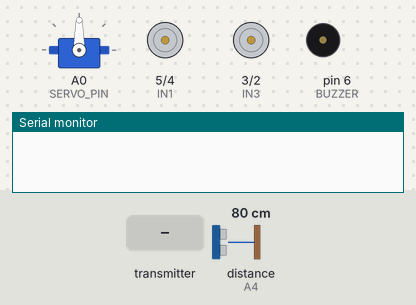
Bench run of a sketch on a simulated Arduino Uno, built with avr-gcc and run on an emulated ATmega328P. On the bench: servo, motor-driver pin pairs drawn as motors (green arrow = first pin HIGH = forward, orange = second pin HIGH = backward, longer = more drive, scaled by the enable pin), buzzer (waves = sounding, pin HIGH), the last lines printed to the serial monitor. Wiring (inferred from the names in the program): ultrasonic range finder: trigger A3; echo A4. Inputs (shaded band) come from the test bench; at power-on: distance to the obstacle (sensor on A4) 80 cm. The echo pulse lasts 58.3 µs per cm; no radio packets arrive unless stated; pins used as bus, display or sensor lines are not drawn.

Above: at 1.2 s.
1.3 s: the transmitter starts sending dance = 1
At 1.9 s:
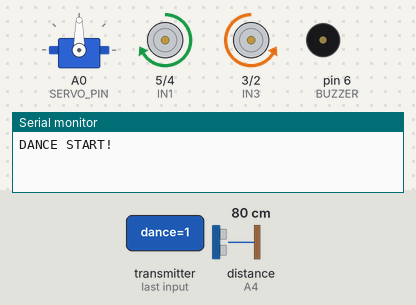
7.3 s: the transmitter starts sending accel = 256
At 8.6 s:
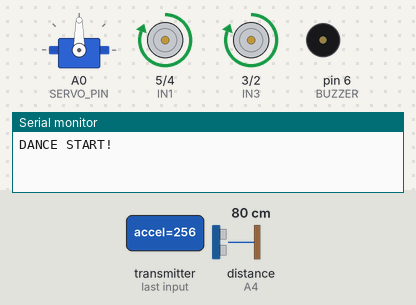
9.0 s: distance to the obstacle (sensor on A4) set to 23 cm
10.5 s: distance to the obstacle (sensor on A4) set to 18 cm
At 10.71 s:
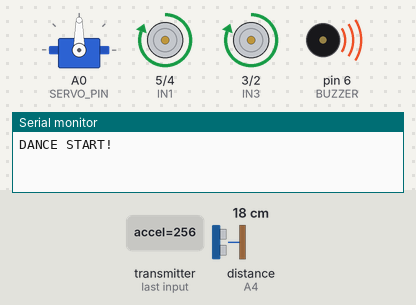
13.5 s: the transmitter starts sending brake = 512
At 14.86 s:
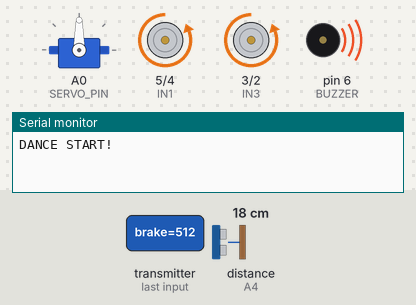
16.5 s: the transmitter starts sending steer = 256
At 17.35 s:
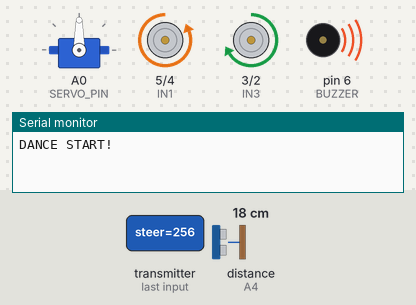
Timing chart, 0 to 20.5 s (numbered marks = the images above; inputs shaded):
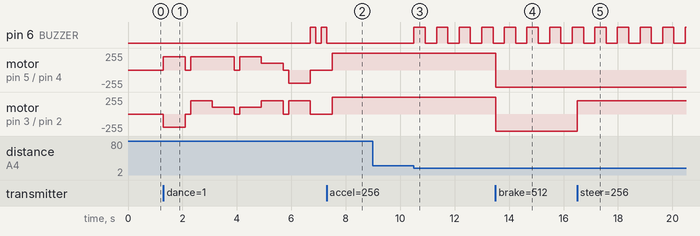

The sketch:

reciver_psn.ino
```cpp
#include <SPI.h>
#include <RF24.h>
#include <Servo.h>

RF24 radio(7, 11);
const byte address[6] = "00001";

// Pini PWM
#define IN1 5
#define IN2 4
#define IN3 3
#define IN4 2

#define ENA 9  // PWM pentru motoare stanga
#define ENB 10 // PWM pentru motoare dreapta

#define SERVO_PIN A0
#define TRIG A3
#define ECHO A4
#define BUZZER 6

Servo scanner;

struct Packet {
  int accel;
  int brake;
  int steer;
  bool dance;
};

Packet data;

// Variabile pentru cronometrare Bip-Bip (fara delay)
unsigned long lastBuzzerTime = 0;
//int buzzerState = LOW;
const long buzzerInterval = 150; // Cat de des face bip (milisecunde)
bool buzzerState = false;


long getDistance() {
  digitalWrite(TRIG, LOW);
  delayMicroseconds(2);
  digitalWrite(TRIG, HIGH);
  delayMicroseconds(10);
  digitalWrite(TRIG, LOW);
  long duration = pulseIn(ECHO, HIGH, 30000);
  if (duration == 0) return 999;
  return duration * 0.034 / 2;
}

// Logica Motoare (Cablajul tau: Stanga IN2=Fata / Dreapta IN3=Fata)
void motors(int left, int right) {
  // Determinăm direcția pentru stânga
  if (left > 0) {
    digitalWrite(IN1, HIGH);
    digitalWrite(IN2, LOW);
  } else if (left < 0) {
    digitalWrite(IN1, LOW);
    digitalWrite(IN2, HIGH);
  } else {
    digitalWrite(IN1, LOW);
    digitalWrite(IN2, LOW);
  }

  // Determinăm direcția pentru dreapta
  if (right > 0) {
    digitalWrite(IN3, HIGH);
    digitalWrite(IN4, LOW);
  } else if (right < 0) {
    digitalWrite(IN3, LOW);
    digitalWrite(IN4, HIGH);
  } else {
    digitalWrite(IN3, LOW);
    digitalWrite(IN4, LOW);
  }

  // APLICĂM VITEZA REALA (PWM)
  analogWrite(ENA, abs(left));
  analogWrite(ENB, abs(right));
}

void stopAll() {
  motors(0, 0);
}

bool isDancing = false;
unsigned long danceStart = 0;
int danceStep = 0;

void setup() {
  Serial.begin(115200);

  pinMode(IN1, OUTPUT);
  pinMode(IN2, OUTPUT);
  pinMode(IN3, OUTPUT);
  pinMode(IN4, OUTPUT);

  pinMode(TRIG, OUTPUT);
  pinMode(ECHO, INPUT);

  scanner.attach(SERVO_PIN);
  scanner.write(90);

  pinMode(BUZZER, OUTPUT);
  digitalWrite(BUZZER, LOW);

  radio.begin();
  radio.openReadingPipe(0, address);
  radio.setPALevel(RF24_PA_LOW);
  radio.startListening();
}


// In loop(), adaugă o variabilă pentru Failsafe
unsigned long lastRecvTime = 0;
bool scanDone = false;  // am scanat deja, astept sa se elibereze

void loop() {
  if (radio.available()) {
    radio.read(&data, sizeof(data));
    lastRecvTime = millis();
  }

  // FAILSAFE
  if (millis() - lastRecvTime > 1000) {
    stopAll();
    return;
  }

  unsigned long currentMillis = millis();
/*
  // --- SCANNING MODE ---
  if (isScanning) {
    if (currentMillis - scanMoveTime < SCAN_SETTLE) return;

    int d = getDistance();

    if (scanStep == 0) {
      distLeft = d;
      Serial.print("Scan L="); Serial.println(distLeft);
      scanStep = 1;
      scanner.write(150);  // look right
      scanMoveTime = currentMillis;
    }
    else if (scanStep == 1) {
      distRight = d;
      Serial.print("Scan R="); Serial.println(distRight);
      scanStep = 2;
      scanner.write(90);  // back to center
      scanMoveTime = currentMillis;
    }
    else {
      isScanning = false;
      scanDone = true;
      Serial.print("Done: L="); Serial.print(distLeft);
      Serial.print(" R="); Serial.println(distRight);
    }

    Serial.print("SCANNING step="); Serial.print(scanStep);
    Serial.print(" d="); Serial.println(d);
    return;
  }
*/

    // DANCE MODE
  static bool lastDance = false;
  if (data.dance && !lastDance && !isDancing) {
    isDancing = true;
    danceStart = currentMillis;
    Serial.println("DANCE START!");
  }
  lastDance = data.dance;

 if (isDancing) {
    unsigned long t = currentMillis - danceStart;

    // 360 spin
    if (t < 800)        motors(200, -200);
    else if (t < 1000)  motors(0, 0);

    // opt 1
    else if (t < 1800)  motors(100, 200);
    else if (t < 2600)  motors(200, 100);

    // opt 2
    else if (t < 2800)  motors(0, 0);
    else if (t < 3600)  motors(200, 100);
    else if (t < 4400)  motors(100, 200);

    // 360 final
    else if (t < 4600)  motors(0, 0);
    else if (t < 5400)  motors(-200, 200);

    // beep beep
    else if (t < 5600) { motors(0, 0); digitalWrite(BUZZER, HIGH); }
    else if (t < 5800) { motors(0, 0); digitalWrite(BUZZER, LOW); }
    else if (t < 6000) { motors(0, 0); digitalWrite(BUZZER, HIGH); }
    else if (t < 6200) { motors(0, 0); digitalWrite(BUZZER, LOW); }
    else {
      stopAll();
      digitalWrite(BUZZER, LOW);
      isDancing = false;
    }
    return;
  }


  // --- DISTANCE ---
  int dist = getDistance();

   // BUZZER PROGRESIV
  if (dist > 0 && dist < 20) {
    unsigned long interval = map(constrain(dist, 5, 20), 5, 20, 50, 500);
    if (currentMillis - lastBuzzerTime >= interval) {
      lastBuzzerTime = currentMillis;
      buzzerState = !buzzerState;
      digitalWrite(BUZZER, buzzerState ? HIGH : LOW);
    }
  } else {
    digitalWrite(BUZZER, LOW);
    buzzerState = false;
  }

  // MISCARE LIBERA
  int forward = data.accel - data.brake;
  int steerAmount = data.steer;
  int leftMotor  = forward - (steerAmount * 1.5);
  int rightMotor = forward + (steerAmount * 1.5);

  // Pivot turning
  if (abs(forward) < 10 && abs(data.steer) > 15) {
    int pivotSpeed = map(abs(data.steer), 15, 135, 70, 180);
    if (data.steer > 0) {
      leftMotor = pivotSpeed;
      rightMotor = -pivotSpeed;
    } else {
      leftMotor = -pivotSpeed;
      rightMotor = pivotSpeed;
    }
  }

  motors(constrain(leftMotor, -255, 255), constrain(rightMotor, -255, 255));

  delay(10);
}
```

Measured:
- the behaviour switches between 21 and 20 cm on distance to the obstacle (sensor on A4) (found by bisection; images 2 and 3)
- after the input at 1.3 s, pin 6 (BUZZER): LOW → HIGH after 5.4 s, → LOW 0.20 s later, → HIGH 0.20 s later; motor on pin 5 (IN1) / pin 4 (IN2): stopped → forward 200/255 at once, → stopped 0.80 s later, → forward 200/255 0.20 s later, → stopped 1.6 s later, … (9 changes in this stretch)
- after the input at 7.3 s, motor on pin 5 (IN1) / pin 4 (IN2), motor on pin 3 (IN3) / pin 2 (IN4): stopped → forward 255/255 after 0.21 s
- after the input at 9.0 s, every drawn part: stays the same
- after the input at 10.5 s, pin 6 (BUZZER): alternates HIGH for 0.42 s and LOW for 0.42 s, starting at once
- after the input at 13.5 s, motor on pin 5 (IN1) / pin 4 (IN2), motor on pin 3 (IN3) / pin 2 (IN4): forward 255/255 → backward 255/255 at once
- after the input at 16.5 s, motor on pin 3 (IN3) / pin 2 (IN4): backward 255/255 → forward 200/255 at once
